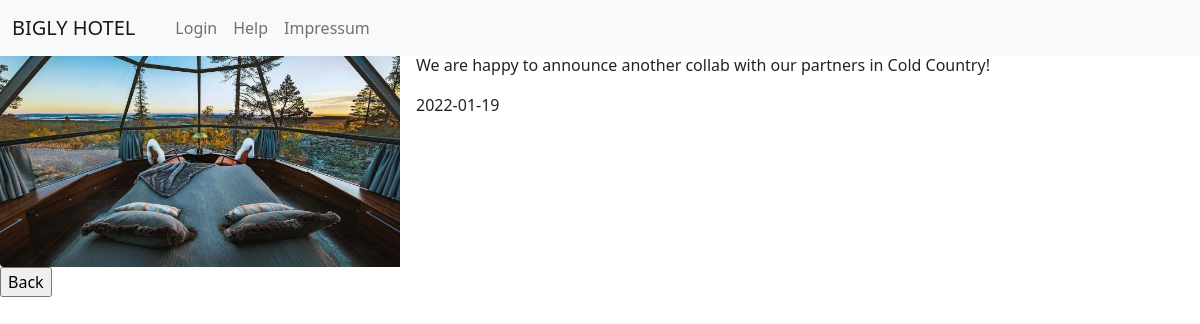
Screenshot of /news/showNews.php?news_id=65 with the database file from the repository.
### tables this page shows
CREATE TABLE `news` (
  `content` text DEFAULT NULL,
  `headline` varchar(50) DEFAULT NULL,
  `imgpath` varchar(255) DEFAULT NULL,
  `date` date NOT NULL DEFAULT current_timestamp(),
  `time` time NOT NULL DEFAULT current_timestamp(),
  `active` tinyint(1) NOT NULL,
  `news_id` int(255) NOT NULL
);

### news/showNews.php (the view, shortened to what this page needs)
<?php include ("../head.php"); ?>
<body>
<?php
    include ("../nav.php");
    require_once('../dbaccess.php');
    if(isset($_GET["news_id"]))
    {
        $news_id = $_GET["news_id"];
        $sql = "select headline, imgpath, content, date
                from news
                where active = true
                and news_id = '$news_id'";
        $stmt = $db_obj->prepare($sql);
        $stmt->execute();
        $stmt->bind_result($headline, $imgpath, $content, $date);
        echo "<div class='row g-0' id='news-card news-center'>
        <div class='col-md-4'>
            <img src='".$imgpath."' class='img-fluid rounded-start' alt='".$headline."'>
            </div>
            <div class='col-md-8'>
                <div class='card-body' id='news-text'>
                    <h4 class='card-title'>".$headline."</h4>
                    <p>".$content."</p>
                    ".$date."
                </div>
            </div>
        </div>";
    }
    else
    {
        header("location: ../checks/UA_access.php");
    }
?>
<form action='../main/index.php'><input type='submit' value='Back'></form>
</body>
</html>

### style/style.css (style rules this page uses)
img { display: block; margin-left: auto; margin-right: auto; height: auto; }
body { display: flex; flex-direction: column; justify-content: center; }

### rows the page displays
news: imgpath (picture), content "We are happy to announce another collab with our partners in Cold Country!", date "2022-01-19"
